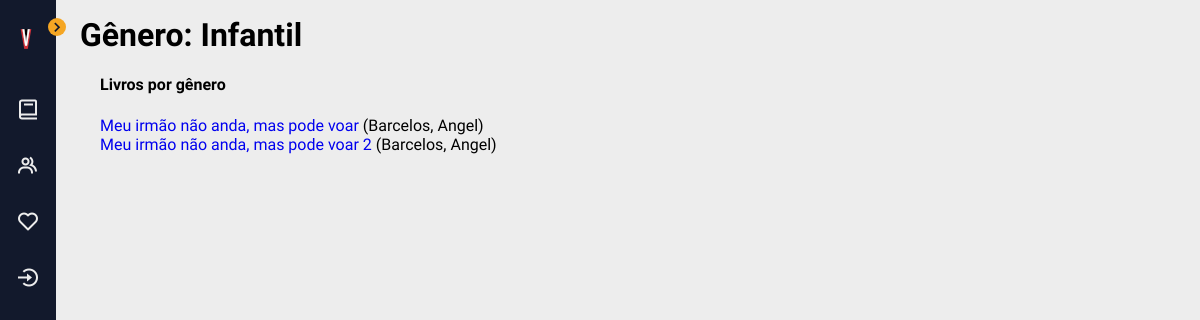
The page /catalogo/gênero/1 on the database as committed earlier.
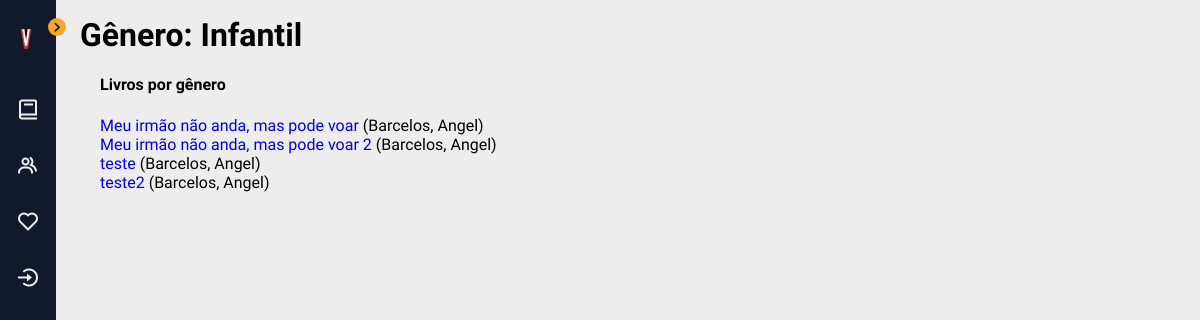
The same page on the database as committed later.
### catalogo/models.py (models this page shows, shortened)
class Gênero(models.Model):
    name = models.CharField(
        max_length=200,
        unique=True,
        help_text="Insira um gênero (Ex. Ficção Científica, Infantil etc.)",
        verbose_name='Nome'
    )

class Book(models.Model):
    título = models.CharField(max_length=200)
    autor = models.ForeignKey('Autor', on_delete=models.RESTRICT, null=True)
    resumo = models.TextField(
        max_length=1000, help_text="Insira uma breve descrição do livro.")
    gênero = models.ManyToManyField(
        Gênero, help_text="Selecione um gênero para este livro")
    idade = models.PositiveSmallIntegerField('Faixa etária', default=0)
    capa = models.TextField(max_length=1000, help_text="Insira um link para a imagem da capa do livro.", default="https://vectorportal.com/storage/book-vector(1).jpg")
    alt = models.TextField('Texto alternativo',max_length=1000, help_text="Insira uma descrição da capa para melhorar a acessibilidade.")
    class Meta:
        ordering = ['título', 'autor']
    def display_gênero(self):
        """Creates a string for the Genre. This is required to display genre in Admin."""
        return ', '.join([gênero.name for gênero in self.gênero.all()[:3]])
    display_gênero.short_description = 'Gênero'
    def get_absolute_url(self):
        return reverse('book-detail', args=[str(self.id)])

class Autor(models.Model):
    nome = models.CharField(max_length=100)
    sobrenome = models.CharField(max_length=100)
    class Meta:
        ordering = ['sobrenome', 'nome']
    def __str__(self):
        return f'{self.sobrenome}, {self.nome}'

### catalogo/templates/catalogo/gênero_detail.html (shortened to what this page needs)
{% extends "base_generic.html" %}
{% block content %}
<h1>Gênero: {{ gênero.name }}</h1>
<div style="margin-left:20px;margin-top:20px">
<h4>Livros por gênero</h4>
<ul>
  {% for copy in gênero.book_set.all %}
  <li>
    <a href="{{ copy.get_absolute_url }}">{{ copy.título }}</a> ({{copy.autor}})
  </li>
  {% empty %}
  <li>Não existem livros deste gênero.</li>
  {% endfor %}
</ul>
{% endblock %}
{% block sidebar %}
  {{ block.super }}
{% endblock %}

### catalogo/templates/base_generic.html (shortened to what this page needs)
<!DOCTYPE html>
<html lang="pt-br">
{% load static %}
<head>
  <link rel="stylesheet" href="{% static 'assets/css/base.css' %}">
  <link href='https://cdn.jsdelivr.net/npm/boxicons@2.0.5/css/boxicons.min.css' rel='stylesheet'>
</head>
<body id="body">
  {% block sidebar %}
  <div class="l-navbar" id="navbar">
    <nav class="nav">
        <div>
            <a href="{% url 'index' %}" class="nav__logo">
                <img src="{% static 'assets/icons/openlearn-univesp.png' %}" alt="" class="nav__logo-icon">
            </a>
            <div class="nav__toggle" id="nav-toggle">
                <i class='bx bx-chevron-right'></i>
            </div>
            <ul class="nav__list">
                <a href="{% url 'books' %}" class="nav__link">
                    <i class='bx bx-book nav__icon' ></i>
                </a>
                <a href="{% url 'autores' %}" class="nav__link">
                    <i class='bx bx-group nav__icon' ></i>
                </a>
                <a href="{% url 'gêneros' %}" class="nav__link">
                    <i class='bx bx-heart nav__icon'></i>
                </a>
                {% if user.is_authenticated %}
                <p style="color: #F5A623">Usuário: {{ user.get_username }}</p>
                <a href="{% url 'logout'%}?next={{request.path}}" class="nav__link">
                    <i class='bx bx-log-out-circle nav__icon'></i>
                    <span class="nav__text">Logout</span>
                </a>
                {% else %}
                <a href="{% url 'login'%}?next={{request.path}}" class="nav__link">
                <i class='bx bx-log-in-circle nav__icon'></i>
                </a>
                {% endif %}
            </ul>
        </div>
    </nav>
  </div>
  {% endblock %}
  {% block content %}{% endblock %}
</body>
</html>

### catalogo/static/assets/css/base.css (style rules this page uses)
:root { --first-color: #12192C; --second-color: #F5A623; --white-color: #EDEDED; }
:root { --body-font: 'Quicksand', sans-serif; --small-font-size: 0.875rem; }
@media screen and (min-width: 768px) { :root { --small-font-size: 0.938rem; } }
:root { --z-back: -10; --z-normal: 1; --z-tooltip: 10; --z-fixed: 100; --z-modal: 1000; }
body { position: relative; margin: 0; padding: 1rem 0 0 5rem; font-family: var(--body-font); background-color: var(--white-color); -webkit-transition: .5s; transition: .5s; }
h1 { margin: 0; }
ul, li { margin: 0; padding: 0; list-style: none; }
a { text-decoration: none; }
.l-navbar { position: fixed; top: 0; left: 0; width: 56px; height: 100vh; background-color: var(--first-color); padding: 1.25rem .5rem 2rem; -webkit-transition: .5s; transition: .5s; z-index: var(--z-fixed); }
.nav { height: 100%; display: -webkit-box; display: -ms-flexbox; display: flex; -webkit-box-orient: vertical; -webkit-box-direction: normal; -ms-flex-direction: column; flex-direction: column; -webkit-box-pack: justify; -ms-flex-pack: justify; justify-content: space-between; overflow: hidden; }
.nav__logo { display: -webkit-box; display: -ms-flexbox; display: flex; -webkit-box-align: center; -ms-flex-align: center; align-items: center; margin-bottom: 2rem; padding: 0 .5rem; }
.nav__logo-icon { margin-right: 1.2rem; }
.nav__toggle { position: absolute; top: 1.10rem; right: -.6rem; width: 18px; height: 18px; background-color: var(--second-color); border-radius: 50%; font-size: 1.25rem; color: var(--first-color); display: -webkit-box; display: -ms-flexbox; display: flex; -webkit-box-align: center; -ms-flex-align: center; align-items: center; -webkit-box-pack: center; -ms-flex-pack: center; justify-content: center; cursor: pointer; -webkit-transition: .5s; transition: .5s; }
.nav__link { display: -webkit-box; display: -ms-flexbox; display: flex; -webkit-box-align: center; -ms-flex-align: center; align-items: center; padding: .5rem; margin-bottom: 1rem; border-radius: .5rem; color: var(--white-color); -webkit-transition: .3s; transition: .3s; }
.nav__icon { font-size: 1.5rem; margin-right: 1rem; }

Rows that differ between the two databases and show on the page:
added Book: título "teste", autor "Barcelos, Angel"
added Book: título "teste2", autor "Barcelos, Angel"
